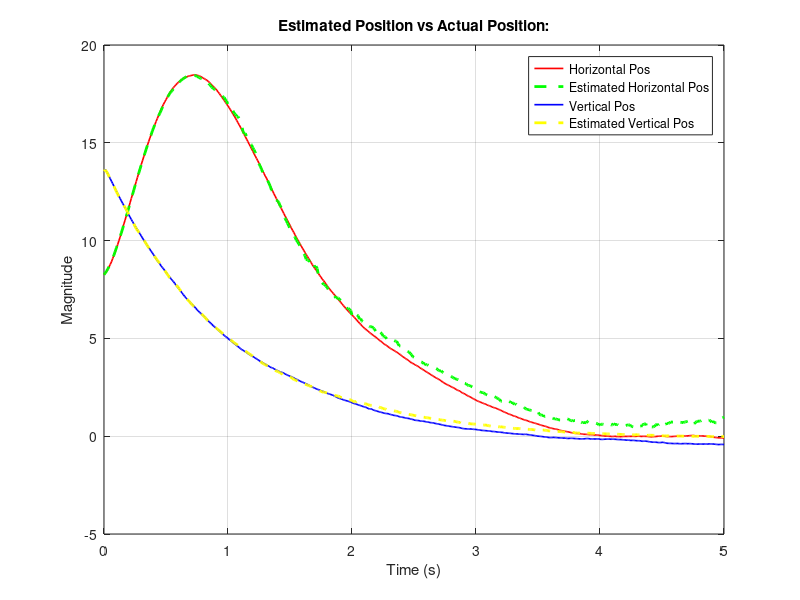
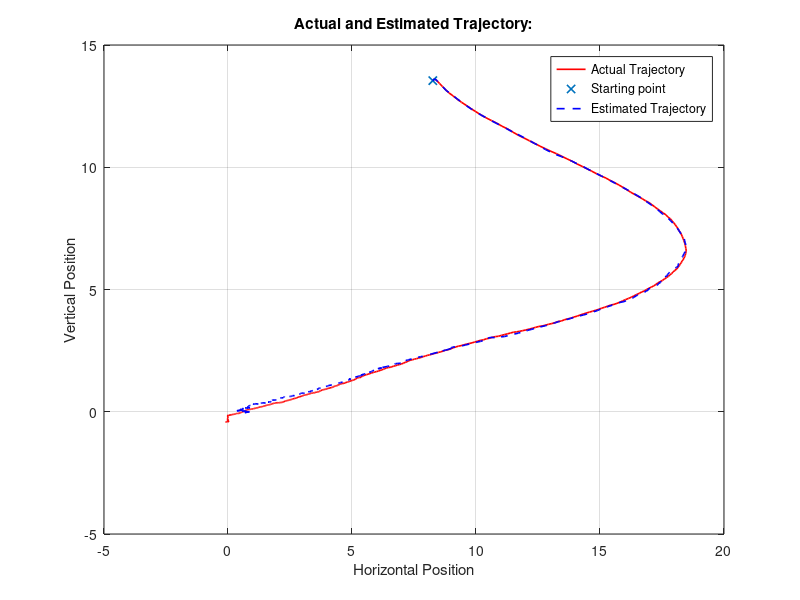
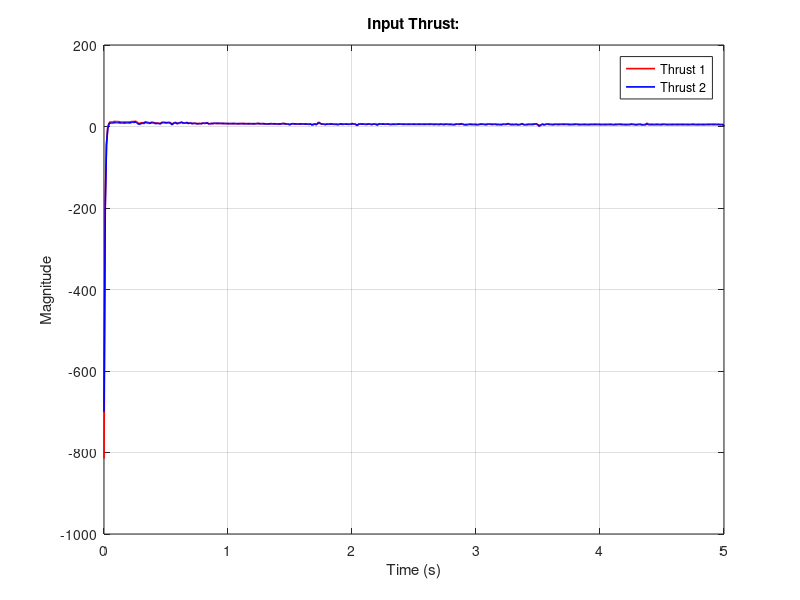
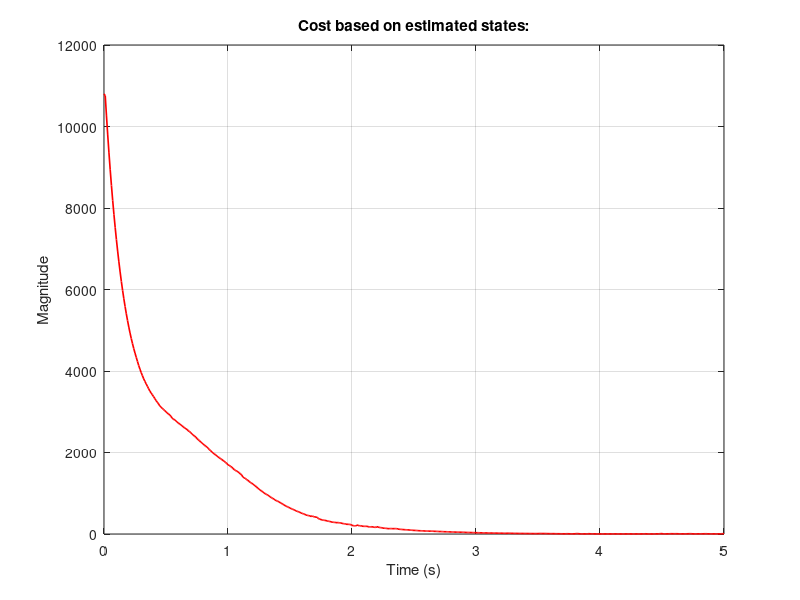

Here is the MATLAB script that generated these plots, in order:
% This script runs an LQR based controller with LQ State Estimation.
clear all; close all; clc;

%% PARAMTERS:

% Simulation Parameters:
t         = 5;          % Length of simulation.
dt        = 0.01;         % Step size.
N         = t/dt + 1;     % Number of steps.
T         = 0:dt:t;       % This is our time series vector.

% State Disturbance Formulation:
% Here we want to create a state disturbance vector which is as long as the
% number of steps.
mu1        = zeros(6,1); % Gaussian/"white".
sigma1     = zeros(6,6,N); % Covariance of disturbance through time.

for i = 1:N
    sigma1(:,:,i)     = diag(diag(rand(6))); % Randomized uncorrelated covariance
                                         % at every time step.
end

% Observation Noise Formulation:
% Similar to the previous one.
mu2        = zeros(2,1); % Gaussian/"white".
sigma2     = zeros(2,2,N); % Covariance of disturbance through time.

for i = 1:N
    sigma2(:,:,i)     = diag(diag(rand(2))); % Randomized uncorrelated covariance
                                         % at every time step.
end

%% STATE-SPACE:
m = 3; % Number of inputs.
n = 6; % Number of states.
q = 2; % Number of observations.

% Linearization and Discretization done for Hovering:
Abar = [zeros(3,3),eye(3,3); % Discretized system matrix.
       zeros(1,6);
       9.81,0,0,0,-0.1,0;
       0,0,0,0,0,-0.1];

Abar = eye(6,6) + Abar*dt; % 1st order approximation of Ad.

Bbar = [zeros(3,3);
       100,-100,0;
       zeros(1,3);
       1,1,-1];

Bbar = Bbar*dt; % 1st order approximation of Bd.

% Let us say the linearization is done at (10,5) where the drone is
% hovering:
H = 10; V =5; % Horizontal and Vertical position of drone.
Cbar = [0, V^2/((H^2+V^2)^1.5), -H*V/((H^2+V^2)^1.5), 0, 0, 0;
        0, -H*V/((H^2+V^2)^1.5), H^2/((H^2+V^2)^1.5), 0, 0, 0];

% Let us initialize our variables and matrices:
Ot = zeros(6,6,N);
O  = zeros(6,6,N);
L = zeros(6,2,N); % Kalman gain.

A = zeros(6,6,N);
B = zeros(6,3,N);
B62 = zeros(n,m-1,N); % Time-series of truncated input matrix.
% Only this matrix will be used for the input computation.
C = zeros(2,6,N);

% Initialization of variables:
% Let our Linearization start exactly on the optimal trajectory:
x   = zeros(n,1,N); % Actual state.
xhat= zeros(n,1,N); % Estimated state.
y   = zeros(q,1,N); % Actual Observation.
yhat= zeros(q,1,N); % Predicted observation.
delta = zeros(n,1,N); % State disturbance.
eta = zeros(q,1,N); % Observation noise.
u = zeros(m,1,N);   % Time-series of applied input.

% States initial condition:
x(:,1,1) = 20*rand(6,1);

K = zeros(m-1,n,N); % Coefficient of Optimal input. Third state unc!! 2x6
P = zeros(n,n,N); % Coefficient of Optimal cost.
J = zeros(1,N);   % Our scalar cost at each time.
Q = zeros(n,n,N)*dt; % State-Cost time series.
R = zeros(m,m,N)*dt; % Input-Cost time series.
R22 = zeros(m-1,m-1,N)*dt; % Input-comp-Cost time series. 2x2

%% LQR BASED COST:
% Here we will describe the LQR associated cost matrices and they will
% remain constant throught the control time horizon. Meaning our control
% objective will not change during the simulation.

q = (10)*eye(n,n); % Cost associated with state deviation;
r = 0.001*eye(m,m);    % Cost associated with input usage;
                       % Third input is uncontrollable.
r(3,3) = 0;
% Basically, I am choosing to penalize deviation from optimal state 10^4
% more than input usage.

p =(10)*eye(n,n); % Final/Terminal state cost.

%% INPUT AND COST COEFFICIENT COMPUTATION:
% Iteratively find our value for P and K matrix backwards:
for i = N:-1:1
    if i == N
        P(:,:,i) = p; % Cost associated with final state.
        K(:,:,i) = zeros(m-1,n); % Optimal input coefficient at final time.
    else
        Q(:,:,i) = q*dt; % Discretized Q and R.
        R(:,:,i) = r*dt;
        R22(:,:,i) = R(1:m-1,1:m-1,i); % Computing recursive block.
        A(:,:,i) = Abar;
        B(:,:,i) = Bbar;
        B62(:,:,i) = Bbar(:,1:m-1,1);
        
        K(:,:,i) = (R22(:,:,i) + transpose(B62(:,:,i))*P(:,:,i+1)*B62(:,:,i))\...
        transpose(B62(:,:,i))*P(:,:,i+1)*A(:,:,i);
        P(:,:,i) = transpose(A(:,:,i) - B62(:,:,i)*K(:,:,i))*P(:,:,i+1)*(A(:,:,i)...
        - B62(:,:,i)*K(:,:,i)) + transpose(K(:,:,i))*R22(:,:,i)*K(:,:,i) + Q(:,:,i);
    end
end

%% KALMAN GAIN AND COVARIANCE COMPUTATION:
% Iteratively find our value for L and O matrix forward in time:
for i = 1:N
    if i == 1
        % Initially:
        C(:,:,i) = Cbar;
        Rbar = inv(sigma1(:,:,i));
        Ot(:,:,i) = Rbar; % Covariance of initial state disturbance.
        Qbar = inv(sigma2(:,:,i)); % Covariance of observation noise.
        % Find the Kalman gain:
        L(:,:,i)  = Ot(:,:,i)*transpose(C(:,:,i))/...
            (Qbar + C(:,:,i)*Ot(:,:,i)*transpose(C(:,:,i)));
        % Update state Covariance:
        O(:,:,i) = (eye(6,6)-L(:,:,i)*C(:,:,i))*Ot(:,:,i)*...
            transpose((eye(6,6)-L(:,:,i)*C(:,:,i))) + L(:,:,i)*Qbar*...
            transpose(L(:,:,i));
    else
        C(:,:,i) = Cbar;
        Rbar = inv(sigma1(:,:,i));
        Ot(:,:,i) = A(:,:,i-1)*O(:,:,i-1)*transpose(A(:,:,i-1))...
            + Rbar;
        Qbar = inv(sigma2(:,:,i));
        L(:,:,i)  = Ot(:,:,i)*transpose(C(:,:,i))/...
            (Qbar + C(:,:,i)*Ot(:,:,i)*transpose(C(:,:,i)));
        O(:,:,i) = (eye(6,6)-L(:,:,i)*C(:,:,i))*Ot(:,:,i)*...
            transpose((eye(6,6)-L(:,:,i)*C(:,:,i))) + L(:,:,i)*Qbar*...
            transpose(L(:,:,i));
    end
end

% Now we have both our Kalman Gain and Input coefficient for the whole time
% horizon.

%% SIMULATION:
for i = 1:N
    if i == 1
        % Intially we will have our observation. Calculating noise:
        eta(:,1,i) = 0.01*mvnrnd(mu2,sigma2(:,:,i)); % Obs Noise.
        delta(:,1,i) = 0.01*mvnrnd(mu1,sigma1(:,:,i)); % State Disturbance.
        % Deterministic system dynamics:
        y(:,1,i) = C(:,:,i)*x(:,1,i) + eta(:,1,i); % Actual Observation.
        % Estimation system dynamics:
        xhat(:,1,i) = x(:,1,i); % Intial state we know.
        % Input computation from estimated state:
        u(1:m-1,1,i) = -K(:,:,i)*x(:,1,i); % Saying I perfectly know my intial state.
        u(m,1,i)     = 9.81; % Uncontrolled g! 3rd input.
        J(1,i)   = 0.5*transpose(x(:,1,i))*P(:,:,i)*x(:,1,i);
        if ((x(3,1,i) > -10^(-2)) && (x(3,1,i) < 10^(-2))) && (x(2,1,i) > -10^(-2)) && (x(2,1,i) < 10^(-2))
            u(m,1,i) = 0;
        end
    else
        % From second time-step we have to do our shit!
        eta(:,1,i) = 0.01*mvnrnd(mu2,sigma2(:,:,i)); % Obs Noise.
        delta(:,1,i) = 0.01*mvnrnd(mu1,sigma1(:,:,i)); % State Disturbance.
        % Deterministic system dynamics:
        x(:,1,i) = A(:,:,i-1)*x(:,1,i-1) + B(:,:,i-1)*u(:,:,i-1) + delta(:,1,i); % Actual State with disturbance.
        y(:,1,i) = C(:,:,i)*x(:,1,i) + eta(:,1,i); % Actual Observation.
        % Estimation system dynamics:
        yhat(:,1,i) = C(:,:,i)*(A(:,:,i-1)*xhat(:,1,i-1) + B(:,:,i-1)*u(:,:,i-1)); % Observation prediction.
        xhat(:,1,i) = A(:,:,i-1)*xhat(:,1,i-1) + B(:,:,i-1)*u(:,:,i-1) +...
            L(:,:,i)*(y(:,1,i)-yhat(:,1,i)); 
        % State prediction from previous state estimate.
        % Input computation from estimated state:
        u(1:m-1,1,i) = -K(:,:,i)*xhat(:,1,i); % Calculating intial optimal input.
        u(m,1,i)     = 9.81; % Uncontrolled g! 3rd input.
        J(1,i)   = 0.5*transpose(xhat(:,1,i))*P(:,:,i)*xhat(:,1,i);
        if ((xhat(3,1,i) > -10^(-2)) && (xhat(3,1,i) < 10^(-2))) && (xhat(2,1,i) > -10^(-2)) && (xhat(2,1,i) < 10^(-2))
            u(m,1,i) = 0;
        end
    end
end

%% PLOTTING THE RESULTS:

H = zeros(1,N);
V = zeros(1,N);
He = zeros(1,N);
Ve = zeros(1,N);
T1= zeros(1,N); % Input 1 - Thrust 1.
T2= zeros(1,N); % Input 2 - Thrust 2.

for j = 1:N
    H(1,j) = x(2,1,j); % Horizontal position of drone.
    V(1,j) = x(3,1,j); % Vertical position of drone.
    He(1,j) = xhat(2,1,j); % Horizontal position of drone.
    Ve(1,j) = xhat(3,1,j); % Vertical position of drone.
    T1(1,j)= u(1,1,j); % Total drone Left thrust.
    T2(1,j)= u(2,1,j); % Total drone Right thrust.
end

% Actual state vs Estimate state:
figure()
plot(T,H,'r','LineWidth',1.2);
grid on; hold on;
plot(T,He,'g--','LineWidth',2);
plot(T,V,'b','LineWidth',1.2);
plot(T,Ve,'y--','LineWidth',2);
xlabel('Time (s)');
ylabel('Magnitude');
title('Estimated Position vs Actual Position:');
legend('Horizontal Pos','Estimated Horizontal Pos','Vertical Pos','Estimated Vertical Pos');

% Trajectory taken by the drone:
figure()
plot(H,V,'r','LineWidth',1.2);
grid on; hold on;
plot(H(1),V(1),'x','LineWidth',1.2);
plot(He,Ve,'b--','LineWidth',1.2);
xlabel('Horizontal Position');
ylabel('Vertical Position');
title('Actual and Estimated Trajectory:');
legend('Actual Trajectory','Starting point','Estimated Trajectory');

% Variation of Inputs:
figure()
plot(T,T1,'r','LineWidth',1.2);
grid on; hold on;
plot(T,T2,'b','LineWidth',1.2);
xlabel('Time (s)');
ylabel('Magnitude');
title('Input Thrust:');
legend('Thrust 1','Thrust 2');

% Variation of Cost with the Estimated states:
figure()
plot(T,J,'r','LineWidth',1.2);
grid on;
xlabel('Time (s)');
ylabel('Magnitude');
title('Cost based on estimated states:')